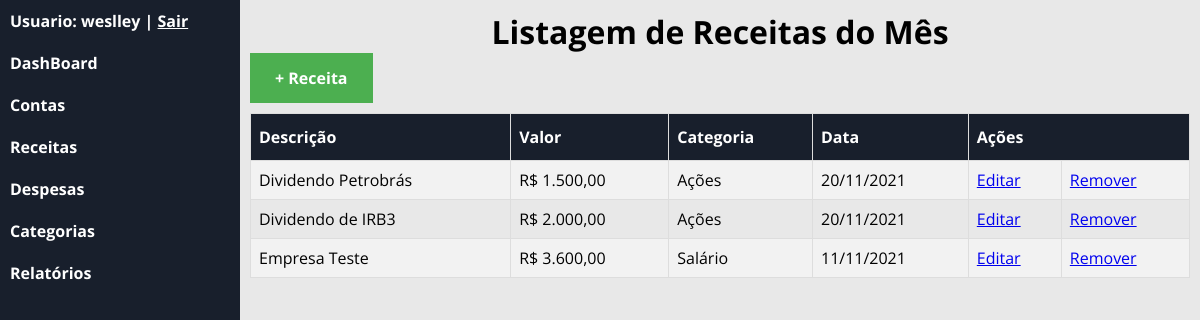
The app's page /?c=receita (signed in) with its own data.
### tables this page shows
CREATE TABLE `receita` (
  `id` int(11) NOT NULL,
  `valor` double(10,2) NOT NULL,
  `descricao` varchar(60) NOT NULL,
  `id_categoria` int(11) NOT NULL,
  `desp_data` date NOT NULL,
  `id_usuario` int(11) NOT NULL
);

CREATE TABLE `categoria` (
  `id` int(11) NOT NULL,
  `nome` varchar(60) NOT NULL,
  `tipo` varchar(7) NOT NULL,
  `statusCat` tinyint(1) DEFAULT NULL,
  `idUsuario` int(11) DEFAULT NULL
);

### app/controller/Receita.php (called while the page is built, shortened)
<?php
    class Receita extends Controller
    {
        public function index()
        {
            try{
                $resp = new Repository('app\model\class\Receita');
                $sql = "SELECT d.id, d.valor, d.descricao, d.desp_data ,c.nome as categoria FROM receita as d INNER JOIN categoria as c ON d.id_categoria = c.id WHERE d.id_usuario =".Usuario::get('id')." AND MONTH(d.desp_data) = MONTH(CURRENT_DATE()) AND YEAR(d.desp_data) = YEAR(CURRENT_DATE())";
                $resultado = $resp->loadCustom($sql);
                foreach($resultado as $receita)
                {
                    $receita->valor = FiltraMoeda::currency($receita->valor);
                    $receita->desp_data = FiltraMoeda::data($receita->desp_data);
                }
                $this->view([
                    'template/header',
                    'receita/listagem',
                    'template/footer'
                ],[
                    'usuario_logado' => Usuario::get('nome'),
                    'receita' => $resultado,
                    'msg' => FlashMessage::get()
                ]);
            }
            catch (\Exception $e) {
                echo $e->getMessage();
                Transaction::rollback();
            }
        }
    }

### app/session/Usuario.php (called while the page is built, shortened)
<?php
    class Usuario
    {
        public static function get($prop = null)
        {
            if(isset($prop))
            {
                return $_SESSION['usuario'][$prop];
            }
            return $_SESSION['usuario'];
        }
    }

### app/model/Repository.php (called while the page is built, shortened)
<?php
    final class Repository
    {
        private $activeRecord;
        public function __construct($class)
        {
            $this->activeRecord = $class;
        }
        public function loadCustom($sql)
        {
            if($conn = Transaction::get())
            {
                $result = $conn->query($sql);
                $results = array();
                if($result)
                {
                    while($row = $result->fetchObject($this->activeRecord))
                    {
                        $results[] = $row;
                    }
                    return $results;
                }
            }
            else
            {
                throw new \Exception('Não há transação ativa!');
            }
        }
    }

### app/model/Record.php (called while the page is built, shortened)
<?php
    abstract class Record
    {
        protected array $data;
        public function __set($prop,$value)
        {
           if(method_exists($this,'set_'.$prop))
           {
            call_user_func(array($this,'set_'.$prop),$value);
           }
           else
           {
               if($value == null)
               {
                   unset($this->data[$prop]);
               }
               else{
                   $this->data[$prop] = $value;
               }
           }
        }
        public function __get($prop)
        {
           if(method_exists($this,'get_'.$prop))
           {
            return call_user_func(array($this,'get_'.$prop));
           }
           else
           {
               if(isset($this->data[$prop]))
               {
                   return $this->data[$prop];
               }
           }
        }
    }

### app/view/receita/listagem.php (the view, shortened to what this page needs)
<h1 id="titulo-receita">Listagem de Receitas do Mês</h1>
<a href="./?c=receita&m=inserir" id="btn-recInserir"><b>+ Receita</b></a>
<table id="customers-receita">
    <tr>
      <th>Descrição</th>
      <th>Valor</th>
      <th>Categoria</th>
      <th>Data</th>
      <th colspan="2"> Ações</th>
    </tr>
    <?php if(!empty($receita) && isset($receita)): foreach($receita as $resc): ?>
    <tr>
        <td><?= $resc->descricao ?></td>
        <td>R$ <?= $resc->valor ?></td>
        <td><?= $resc->categoria ?></td>
        <td><?= $resc->desp_data ?></td>
        <td><a href="./?c=receita&m=editar&id=<?= $resc->id?>">Editar</a></td>
        <td><a href="./?c=receita&m=remover&id=<?= $resc->id?>" onclick="return confirm('Tem certeza que deseja Remover?');">Remover</a></td>
    </tr>
    <?php endforeach; else: ?>
    <tr>
       <td colspan="5" style="text-align: center;"> Vazio! <td>
    </tr>
    <?php endif; ?>
</table>

### app/controller/Controller.php (shortened to what this page needs)
<?php
    abstract class Controller
    {
        protected function view(array $templates,array $dados = array())
        {
            foreach($templates as $template)
            {
                require_once __DIR__."/../view/{$template}.php";
            }
        }
    }

### assets/css/style.css (style rules this page uses)
* { padding: 0px; margin: 0px; font-family: 'Open Sans', sans-serif; box-sizing: border-box; }
#titulo-categoria,#titulo-despesa,#titulo-receita { text-align: center; font-weight: bold; color: 181F2C; }
#customers-receita { font-family: Arial, Helvetica, sans-serif; border-collapse: collapse; width: 100%; }
#customers-receita td, #customers-receita th { border: 1px solid #ddd; padding: 8px; }
#customers-receita tr:nth-child(even) { background-color: #f2f2f2; }
#customers-receita th { padding-top: 12px; padding-bottom: 12px; text-align: left; background-color: #181F2C; color: white; }
#btn-recInserir { display: inline-block; margin-bottom: 10px; }
#btn-recInserir:link, #btn-recInserir:visited { background-color: #4CAF50; color: white; padding: 14px 25px; text-align: center; text-decoration: none; display: inline-block; }

### records on screen
receita: descricao "Dividendo Petrobrás", valor "1.500,00", id_categoria.nome "Ações", desp_data "20/11/2021"
receita: descricao "Dividendo de IRB3", valor "2.000,00", id_categoria.nome "Ações", desp_data "20/11/2021"
receita: descricao "Empresa Teste", valor "3.600,00", id_categoria.nome "Salário", desp_data "11/11/2021"
